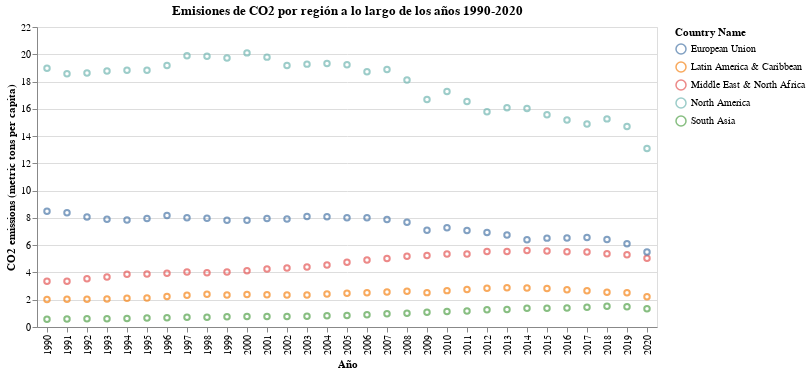

Write notebook code for a chart like this one.
### Code cell
grande=latin+america+east+euro+asiasur
grande
